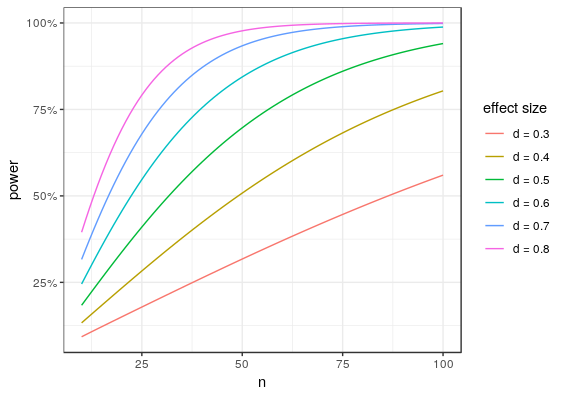

Reproduce this figure in R.
deltas <- seq(0.3,0.8,by = 0.1)
n      <- seq(10,100, by =   1)
data   <- data.frame(n=n)
for (ii in deltas){
  name <- paste('d',toString(ii),sep=' = ')
  data[,name] = power.t.test(delta = ii, n = data$n)$power
}
library(tidyr)

data <- data %>% gather(key='effect size',value = power,-n)

library(ggplot2)

g <- ggplot(data) + geom_line(aes(x=n,y=power,color = `effect size`)) + theme_bw()

g <- g + scale_y_continuous(label=c('25%','50%','75%','100%'),breaks = c(0.25,0.5,0.75,1.00))
